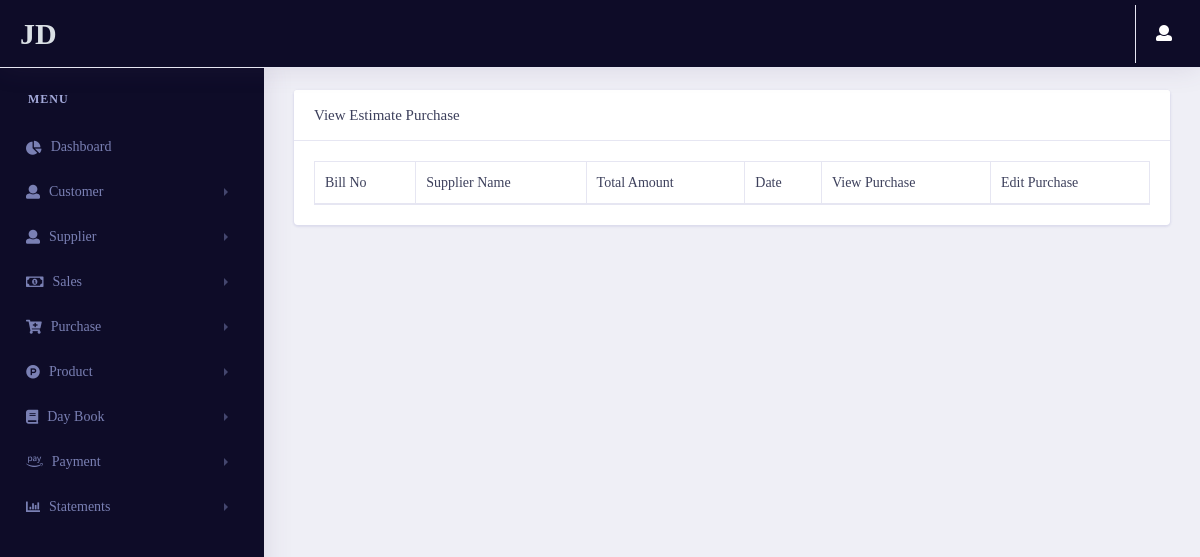
The app's page /purchase/viewpurchase/ (signed in), older data.
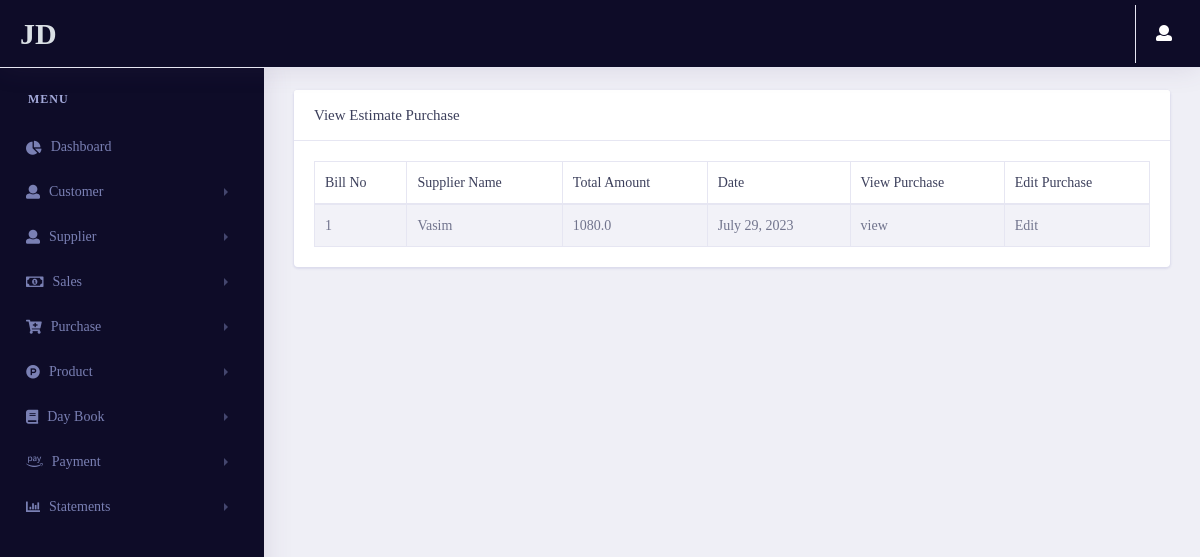
The same page, newer data.
### purchase/models.py (models this page shows, shortened)
class Estimate_Purchase(models.Model):
    Bill_no = models.IntegerField()
    supplier = models.ForeignKey(Supplier_estimate,on_delete=models.CASCADE)
    date = models.DateField(auto_now_add=True)
    Total_amount = models.FloatField()
    Due_amount = models.FloatField()
    Round_off = models.FloatField()
    Grand_total = models.FloatField()
    id = models.UUIDField(default=uuid.uuid4 , unique=True , primary_key=True , editable=False)
    class Meta:
        indexes = [models.Index(fields=('Bill_no' , 'id' , 'supplier'))]

### supplier/models.py (models this page shows)
class Supplier_estimate(models.Model):
    fullname = models.CharField(max_length=50)
    contactno = models.CharField(max_length=50)
    city = models.CharField(max_length=50)
    state = models.CharField(max_length=50)
    landmark = models.CharField(max_length=50)
    id = models.UUIDField(default=uuid.uuid4 , unique=True , primary_key=True , editable=False)
    def __str__(self):
        return self.fullname
    class Meta:
        indexes = [models.Index(fields=['id' , 'fullname'])]

### purchase/views.py (the view)
# urls.py: path('viewpurchase/',views.viewpurchase,name="viewpurchase"),
@login_required(login_url='login')
def viewpurchase(request):
    Estimate_group = Group.objects.get(name='Estimate')
    GST_group = Group.objects.get(name='GST')
    user = User.objects.get(username=request.user.username)
    try:
        if user.is_authenticated:
            if Estimate_group in user.groups.all():
                Purchase_data = Estimate_Purchase.objects.all()
            if GST_group in user.groups.all():
                Purchase_data = GST_Purchase.objects.all()
            context = {
                'Purchase_data' : Purchase_data
            }
            return render(request,"purchase/viewpurchase.html",context)
        else:
            return redirect('login')
    except:
        return redirect('error404')

### pages/templatetags/user_auth.py (called while the page is built)
@register.filter(name='has_group')
def has_group(user, group_name):
    group = Group.objects.get(name=group_name)
    return True if group in user.groups.all() else False

### purchase/templates/purchase/viewpurchase.html (shortened to what this page needs)
{% extends 'pages/base.html' %}
{% load static %}
{% load user_auth %}
{% block content %}
    <link rel="stylesheet" href="{% static 'vendor/bootstrap/css/bootstrap.min.css' %}">
    <link rel="stylesheet" type="text/css" href="{% static 'vendor/datatables/css/dataTables.bootstrap4.css' %}">
    <link href="{% static 'vendor/fonts/circular-std/style.css' %}" rel="stylesheet">
    <link rel="stylesheet" href="{% static 'libs/css/style.css' %}">
    <link rel="stylesheet" href="{% static 'vendor/fonts/fontawesome/css/fontawesome-all.css' %}">
{% if request.user|has_group:"Estimate" %}
<div class="row">
    <div class="col-xl-12 col-lg-12 col-md-12 col-sm-12 col-12">
        <div class="card">
        <h5 class="card-header">View Estimate Purchase</h5>
            <div class="card-body">
                <div class="table-responsive">
                <table class="table table-striped table-bordered first">
                    <thead>
                        <tr>
                            <th>Bill No</th>
                            <th>Supplier Name</th>
                            <th>Total Amount</th>
                            <th>Date</th>
                            <th>View Purchase</th>
                            <th>Edit Purchase</th>
                        </tr>
                    </thead>
                    <tbody>
                        {% for i in Purchase_data    %}
                        <tr>
                            <td>{{i.Bill_no}}</td>
                            <td>{{i.supplier}}</td>
                            <td>{{i.Total_amount}}</td>
                            <td>{{i.date}}</td>
                            <td>
                                <a href="/purchase/purchaseinvoice/{{i.id}}">view</a>
                            </td>
                            <td>
                                <a href="/purchase/updatepurchase/{{i.id}}">Edit</a>
                            </td>
                        </tr>
                        {% endfor %}
                    </tbody>
                </table>
                </div>
            </div>
        </div>
    </div>
</div>
{% endif %}
{% endblock content %}

Row changes from the older to the newer data that the page shows:
added Estimate_Purchase: Bill_no "1", supplier "Vasim", Total_amount "1080.0", date "July 29, 2023"
